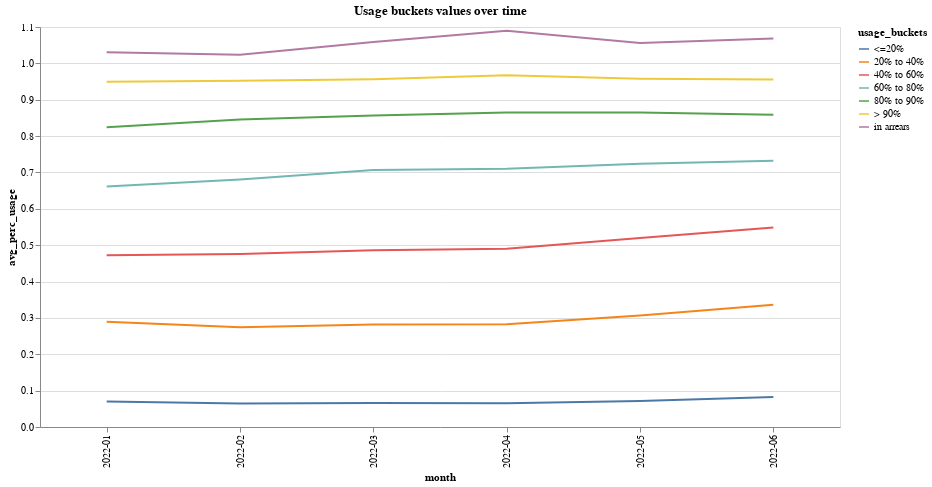

The cell this chart's notebook holds for it:
### Code cell
af.line_multi(
    usage_month_df, "usage_buckets", "month", "avg_perc_usage", 800, 400, "x"
).properties(title="Usage buckets values over time")

### Figure 1 — Vega-Lite specification as saved in the notebook (floating-point values rounded to 4 significant figures)
{"config": {"view": {"continuousWidth": 400, "continuousHeight": 300}}, "data": {"name": "data-e07ac67f2cc038eaadd038bb0ce229f3"}, "mark": "line", "encoding": {"color": {"field": "usage_buckets", "type": "nominal"}, "tooltip": {"field": "avg_perc_usage", "type": "quantitative"}, "x": {"field": "month", "type": "nominal"}, "y": {"field": "avg_perc_usage", "sort": "x", "type": "quantitative"}}, "height": 400, "title": "Usage buckets values over time", "width": 800, "$schema": "https://vega.github.io/schema/vega-lite/v4.17.0.json", "datasets": {"data-e07ac67f2cc038eaadd038bb0ce229f3": [{"month": "2022-01", "usage_buckets": " <=20%", "avg_perc_usage": 0.06986}, {"month": "2022-01", "usage_buckets": "20% to 40%", "avg_perc_usage": 0.2893}, {"month": "2022-01", "usage_buckets": "40% to 60%", "avg_perc_usage": 0.4726}, {"month": "2022-01", "usage_buckets": "60% to 80%", "avg_perc_usage": 0.6615}, {"month": "2022-01", "usage_buckets": "80% to 90%", "avg_perc_usage": 0.8243}, {"month": "2022-01", "usage_buckets": "> 90%", "avg_perc_usage": 0.9491}, {"month": "2022-01", "usage_buckets": "in arrears", "avg_perc_usage": 1.031}, {"month": "2022-02", "usage_buckets": " <=20%", "avg_perc_usage": 0.06446}, {"month": "2022-02", "usage_buckets": "20% to 40%", "avg_perc_usage": 0.2746}, {"month": "2022-02", "usage_buckets": "40% to 60%", "avg_perc_usage": 0.4757}, {"month": "2022-02", "usage_buckets": "60% to 80%", "avg_perc_usage": 0.6806}, {"month": "2022-02", "usage_buckets": "80% to 90%", "avg_perc_usage": 0.8453}, {"month": "2022-02", "usage_buckets": "> 90%", "avg_perc_usage": 0.9523}, {"month": "2022-02", "usage_buckets": "in arrears", "avg_perc_usage": 1.024}, {"month": "2022-03", "usage_buckets": " <=20%", "avg_perc_usage": 0.06627}, {"month": "2022-03", "usage_buckets": "20% to 40%", "avg_perc_usage": 0.2821}, {"month": "2022-03", "usage_buckets": "40% to 60%", "avg_perc_usage": 0.486}, {"month": "2022-03", "usage_buckets": "60% to 80%", "avg_perc_usage": 0.7066}, {"month": "2022-03", "usage_buckets": "80% to 90%", "avg_perc_usage": 0.8569}, {"month": "2022-03", "usage_buckets": "> 90%", "avg_perc_usage": 0.9562}, {"month": "2022-03", "usage_buckets": "in arrears", "avg_perc_usage": 1.059}, {"month": "2022-04", "usage_buckets": " <=20%", "avg_perc_usage": 0.06562}, {"month": "2022-04", "usage_buckets": "20% to 40%", "avg_perc_usage": 0.2826}, {"month": "2022-04", "usage_buckets": "40% to 60%", "avg_perc_usage": 0.4903}, {"month": "2022-04", "usage_buckets": "60% to 80%", "avg_perc_usage": 0.7105}, {"month": "2022-04", "usage_buckets": "80% to 90%", "avg_perc_usage": 0.8645}, {"month": "2022-04", "usage_buckets": "> 90%", "avg_perc_usage": 0.967}, {"month": "2022-04", "usage_buckets": "in arrears", "avg_perc_usage": 1.09}, {"month": "2022-05", "usage_buckets": " <=20%", "avg_perc_usage": 0.07146}, {"month": "2022-05", "usage_buckets": "20% to 40%", "avg_perc_usage": 0.3069}, {"month": "2022-05", "usage_buckets": "40% to 60%", "avg_perc_usage": 0.5199}, {"month": "2022-05", "usage_buckets": "60% to 80%", "avg_perc_usage": 0.724}, {"month": "2022-05", "usage_buckets": "80% to 90%", "avg_perc_usage": 0.8651}, {"month": "2022-05", "usage_buckets": "> 90%", "avg_perc_usage": 0.958}, {"month": "2022-05", "usage_buckets": "in arrears", "avg_perc_usage": 1.056}, {"month": "2022-06", "usage_buckets": " <=20%", "avg_perc_usage": 0.08244}, {"month": "2022-06", "usage_buckets": "20% to 40%", "avg_perc_usage": 0.3361}, {"month": "2022-06", "usage_buckets": "40% to 60%", "avg_perc_usage": 0.5484}, {"month": "2022-06", "usage_buckets": "60% to 80%", "avg_perc_usage": 0.7321}, {"month": "2022-06", "usage_buckets": "80% to 90%", "avg_perc_usage": 0.8584}, {"month": "2022-06", "usage_buckets": "> 90%", "avg_perc_usage": 0.9557}, {"month": "2022-06", "usage_buckets": "in arrears", "avg_perc_usage": 1.069}]}}
